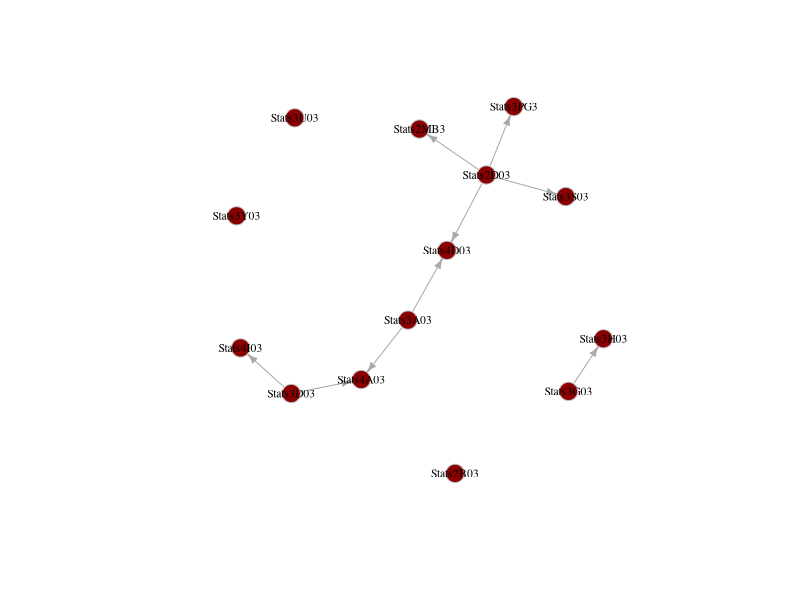

This chart was generated by the following R code:
## This is a plot of the path of Statistic courses in McMaster University
library(igraph)

nw<- graph( c("Stats2D03","Stats2MB3","Stats2D03","Stats3S03", "Stats2D03","Stats3PG3","Stats2D03","Stats4D03",
               "Stats3A03","Stats4A03","Stats3A03","Stats4D03","Stats3D03","Stats4A03","Stats3D03","Stats4I03",
               "Stats3G03","Stats3H03"), 
             isolates=c("Stats2B03","Stats3Y03","Stats3U03"))  
plot(nw, edge.arrow.size=.5, vertex.color="darkred", vertex.size=10,
     vertex.frame.color="gray", vertex.label.color="black",vertex.label.cex=0.7) 

